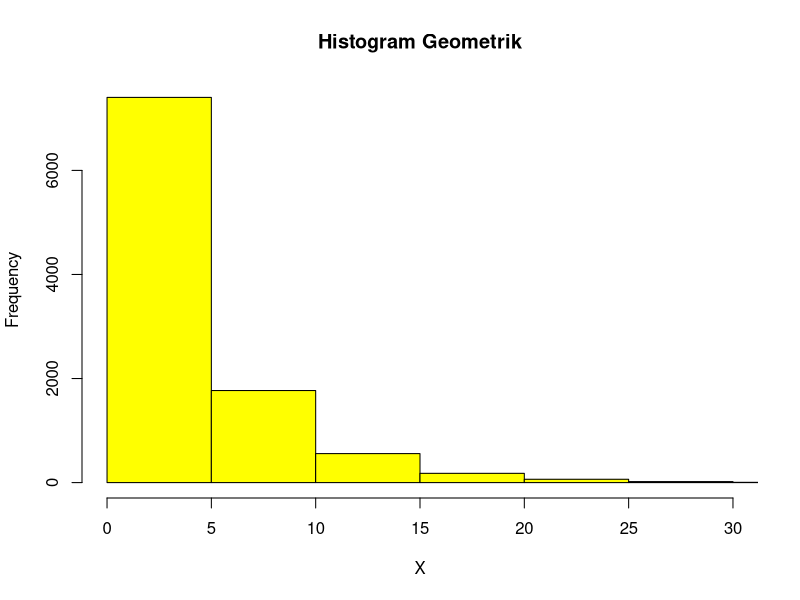
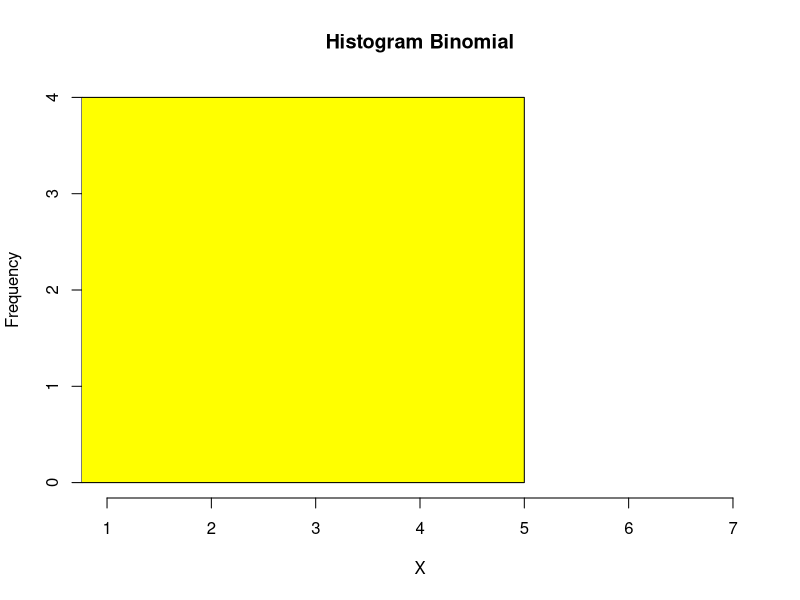
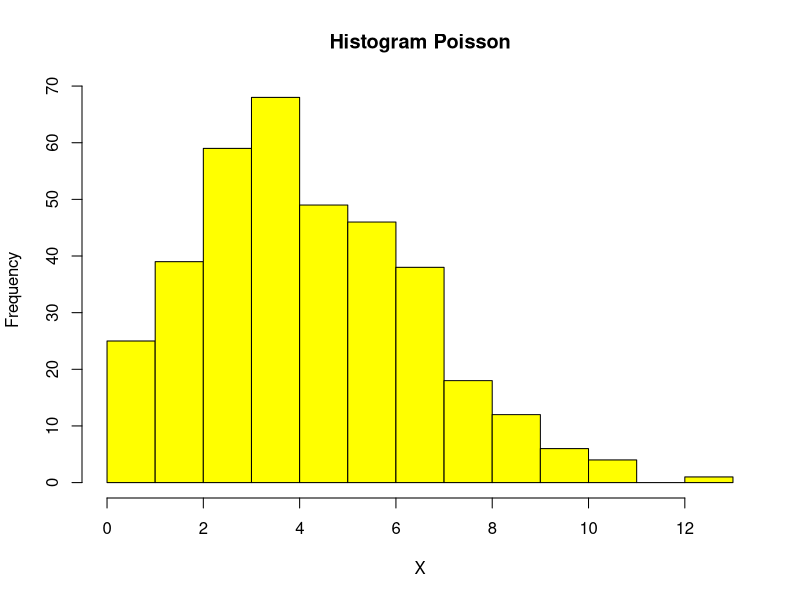
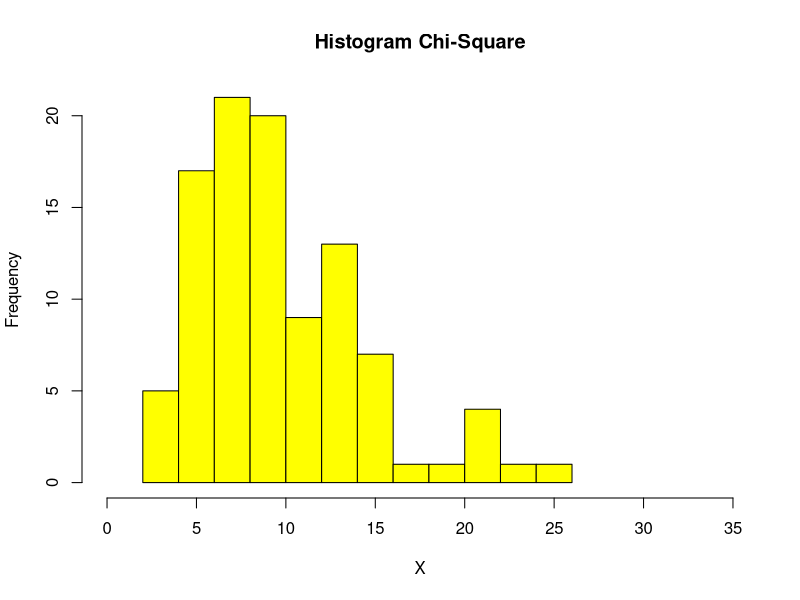
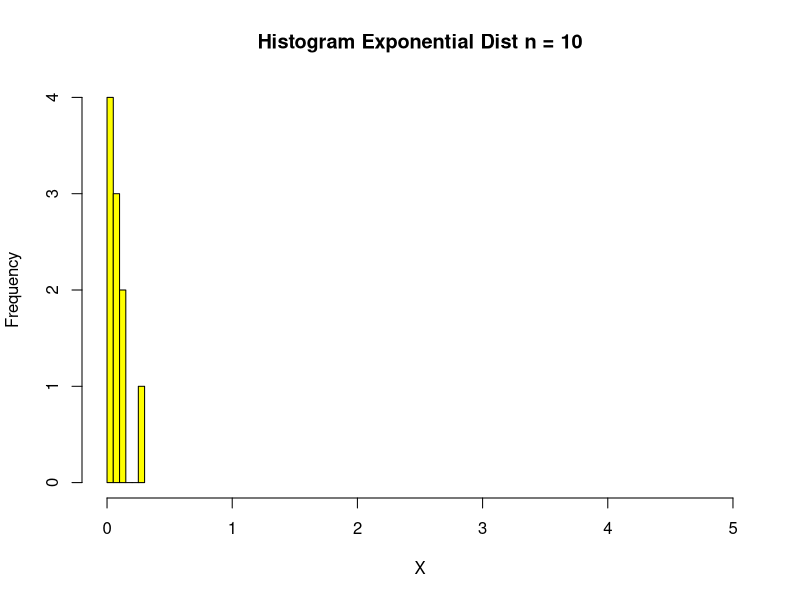
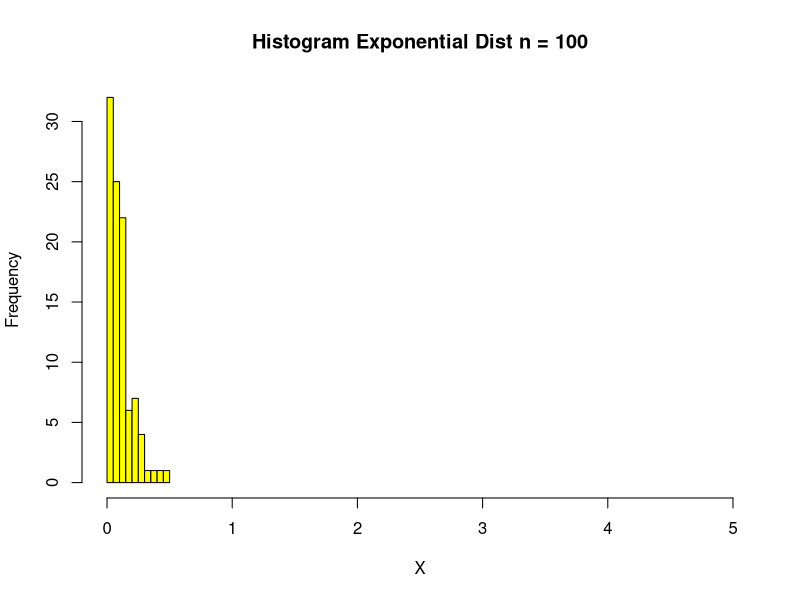
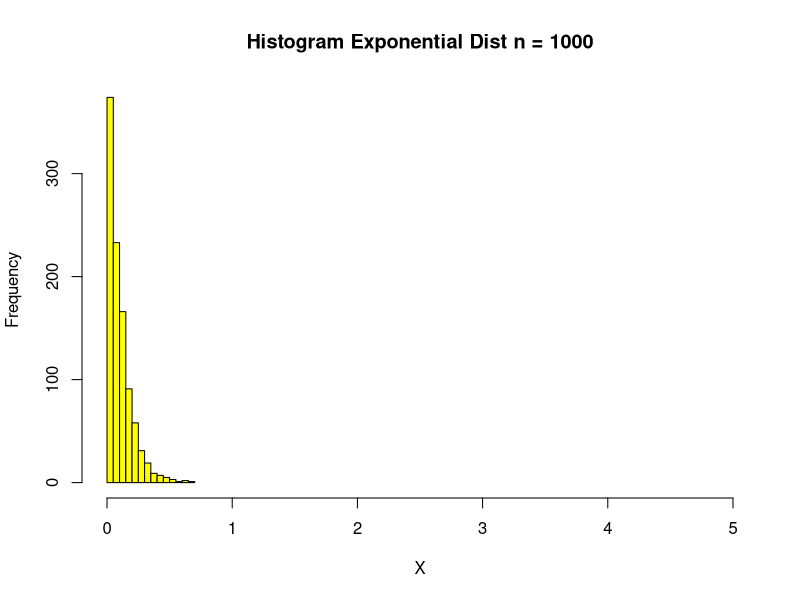
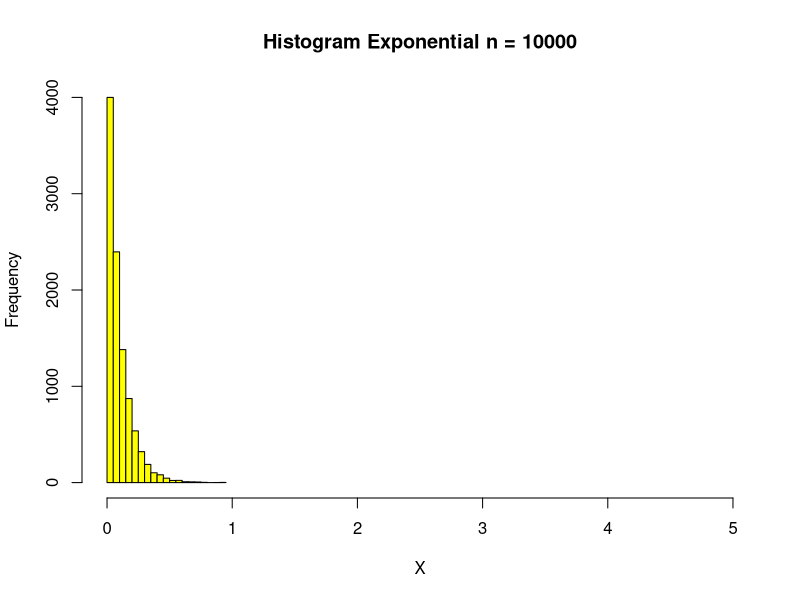

Write R code to recreate these figures, in order.
####_Nomor_1_####
#1a
x <- 3 
p <- 0.2
dgeom(x, p, log=FALSE)

#1b
n <- 10000
ranGeom = rgeom(n, p)
mean(ranGeom == 3)

#1d
hist(rgeom(n, p),
     main="Histogram Geometrik",
     xlim = c(0,30),
     xlab="X",
     col="yellow",
     ylab = "Frequency")

#1e
rataan <- 1/p
varians <- (1 - p)/p^2

####_Nomor_2_####

#2a
nA <- 4
nS <- 20
p <- 0.2
dbinom(nA, nS, p)

#2b
hist(rbinom(nA, nS, p),
     main="Histogram Binomial",
     xlim = c(1,7),
     xlab="X",
     col="yellow",
     ylab = "Frequency")

#2c
q <- 1 - p
rataan <- nS * p
varian <- nS * p * q

####_Nomor_3_####

#3a
nA <- 6
lamda <- 4.5
dpois(nA, lamda, log=FALSE)

#3b
n <- 365
hist(rpois(n, lamda),
     main="Histogram Poisson",
     xlim = c(0,13),
     xlab="X",
     col="yellow",
     ylab = "Frequency")

#3d
rataan <- lamda
varian <- lamda

####_Nomor_4_####

#4a
x <- 2
v <- 10
dchisq(x, v, log=FALSE)

#4b
n <- 100
hist(rchisq(n, v),
     main="Histogram Chi-Square",
     xlim = c(0,35),
     xlab="X",
     col="yellow",
     ylab = "Frequency")

#4c
rerata <- v
varians <- 2 * v

####_Nomor_5_####

#5a
x <- 10
lamda <- 3
dexp(x, lamda, log=FALSE)

#5b
set.seed(1)
hist(rexp(n <- 10, x),
     main="Histogram Exponential Dist n = 10",
     xlim = c(0,5),
     xlab="X",
     col="yellow",
     ylab = "Frequency")
hist(rexp(n <- 100,x), 
     main="Histogram Exponential Dist n = 100",
     xlim = c(0,5),
     xlab="X",
     col="yellow",
     ylab = "Frequency")
hist(rexp(n <- 1000, x), 
     main="Histogram Exponential Dist n = 1000",
     xlim = c(0,5),
     xlab="X",
     col="yellow",
     ylab = "Frequency")
hist(rexp(n <- 10000,x), 
     main="Histogram Exponential n = 10000",
     xlim = c(0,5),
     xlab="X",
     col="yellow",
     ylab = "Frequency")
par(mfrow = c(2,2))


#5c
set.seed(1)
ranExp = rexp(n = 100, rate = 3)
rataan <- mean(ranExp)
varian <- var(ranExp)

####_Nomor_6_####

#6a
set.seed(1)
n <- 100
mean <- 50
sd <- 8
ranNormal <- rnorm(n, mean , sd)
x1 <- floor(mean(ranNormal))
x2 <- ceiling(mean(ranNormal))
z1 <- (x1 - mean)/sd
z2 <- (x2 - mean)/sd
plot(ranNormal, col = "red", pch = 16)


#6b
set.seed(1)
hist(rnorm(n = 100, mean = 50, sd = 8),
     main="5025211001_Andika Laksana Putra_A_DNhistogram",
     xlim = c(20,80),
     xlab="X",
     col="yellow",
     ylab = "Frequency",
     breaks = 50)


#6c
set.seed(1)
ranNormal <- rnorm(n = 100, mean = 50, sd = 8)
varian <- var(ranNormal)